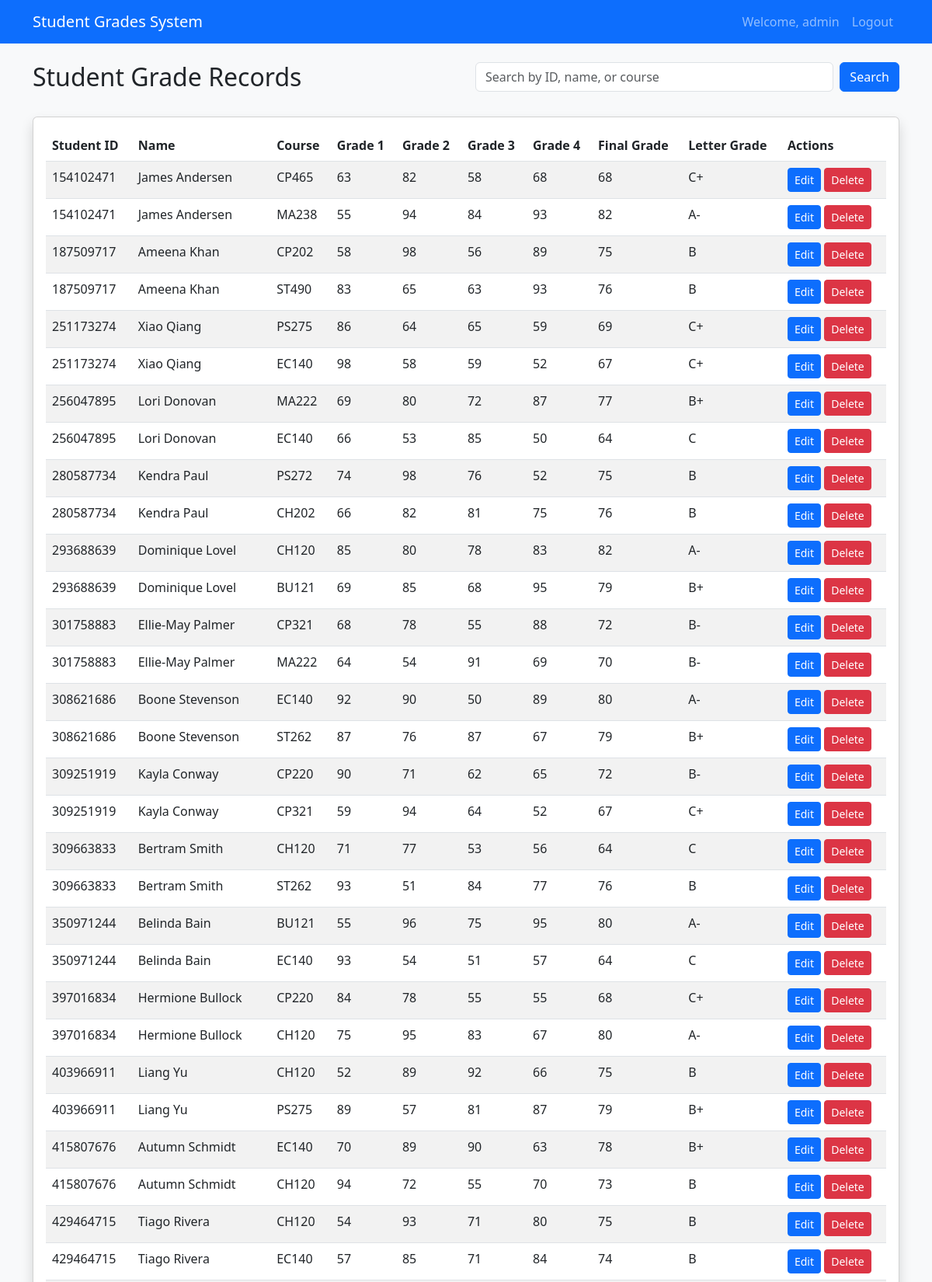
/dashboard.php (signed in, upper part), run on the app's committed database.
### tables this page shows
CREATE TABLE IF NOT EXISTS course_table (
    id INT AUTO_INCREMENT PRIMARY KEY,
    student_id INT NOT NULL,
    course_code VARCHAR(10) NOT NULL,
    grade1 INT NOT NULL,
    grade2 INT NOT NULL,
    grade3 INT NOT NULL,
    grade4 INT NOT NULL,
    FOREIGN KEY (student_id) REFERENCES name_table(student_id)
);

CREATE TABLE IF NOT EXISTS name_table (
    student_id INT PRIMARY KEY,
    student_name VARCHAR(100) NOT NULL
);

### dashboard.php (the view, shortened to what this page needs)
<?php
require_once 'db_connect.php';
function calculateAverageGrade($grade1, $grade2, $grade3, $grade4) {
    return round(($grade1 + $grade2 + $grade3 + $grade4) / 4);
}
function determineLetterGrade($averageGrade) {
    if ($averageGrade >= 90) return 'A+';
    elseif ($averageGrade >= 85) return 'A';
    elseif ($averageGrade >= 80) return 'A-';
    elseif ($averageGrade >= 77) return 'B+';
    elseif ($averageGrade >= 73) return 'B';
    elseif ($averageGrade >= 70) return 'B-';
    elseif ($averageGrade >= 67) return 'C+';
    elseif ($averageGrade >= 63) return 'C';
    elseif ($averageGrade >= 60) return 'C-';
    elseif ($averageGrade >= 57) return 'D+';
    elseif ($averageGrade >= 53) return 'D';
    elseif ($averageGrade >= 50) return 'D-';
    else return 'F';
}
$searchQuery = isset($_GET['search']) ? $_GET['search'] : '';
$query = "SELECT n.student_id, n.student_name, c.id AS course_row_id, c.course_code,
                 c.grade1, c.grade2, c.grade3, c.grade4
          FROM name_table n
          LEFT JOIN course_table c ON n.student_id = c.student_id
          WHERE 1=1";
$query .= " ORDER BY n.student_id ASC";
$stmt = $pdo->prepare($query);
$stmt->execute();
$studentsData = $stmt->fetchAll();
?>
<!DOCTYPE html>
<html lang="en">
<head>
    <link rel="stylesheet" href="https://cdnjs.cloudflare.com/ajax/libs/bootstrap/5.3.0/css/bootstrap.min.css">
</head>
<body class="bg-light">
    <nav class="navbar navbar-expand-lg navbar-dark bg-primary mb-4">
        <div class="container">
            <a class="navbar-brand" href="dashboard.php">Student Grades System</a>
            <div class="collapse navbar-collapse">
                <ul class="navbar-nav ms-auto">
                    <li class="nav-item">
                        <span class="nav-link">Welcome, <?php echo htmlspecialchars($_SESSION['username']); ?></span>
                    </li>
                    <li class="nav-item">
                        <a class="nav-link" href="logout.php">Logout</a>
                    </li>
                </ul>
            </div>
        </div>
    </nav>
    <div class="container">
        <div class="row mb-4">
            <div class="col-md-6">
                <h2>Student Grade Records</h2>
            </div>
            <div class="col-md-6">
                <form action="" method="GET" class="d-flex">
                    <input type="text" name="search" class="form-control me-2" placeholder="Search by ID, name, or course" value="<?php echo htmlspecialchars($searchQuery); ?>">
                    <button type="submit" class="btn btn-primary">Search</button>
                </form>
            </div>
        </div>
        <div class="card shadow">
            <div class="card-body">
                <table class="table table-striped table-hover">
                    <thead>
                        <tr>
                            <th>Student ID</th>
                            <th>Name</th>
                            <th>Course</th>
                            <th>Grade 1</th>
                            <th>Grade 2</th>
                            <th>Grade 3</th>
                            <th>Grade 4</th>
                            <th>Final Grade</th>
                            <th>Letter Grade</th>
                            <th>Actions</th>
                        </tr>
                    </thead>
                    <tbody>
                        <?php
                        foreach ($studentsData as $student):
                            $finalGrade = calculateAverageGrade($student['grade1'], $student['grade2'], $student['grade3'], $student['grade4']);
                            $letterGrade = determineLetterGrade($finalGrade);
                        ?>
                        <tr>
                            <td><?php echo htmlspecialchars($student['student_id']); ?></td>
                            <td><?php echo htmlspecialchars($student['student_name']); ?></td>
                            <td><?php echo htmlspecialchars($student['course_code']); ?></td>
                            <td><?php echo htmlspecialchars($student['grade1']); ?></td>
                            <td><?php echo htmlspecialchars($student['grade2']); ?></td>
                            <td><?php echo htmlspecialchars($student['grade3']); ?></td>
                            <td><?php echo htmlspecialchars($student['grade4']); ?></td>
                            <td><?php echo $finalGrade; ?></td>
                            <td><?php echo $letterGrade; ?></td>
                            <td>
                                <a href="edit_grade.php?id=<?php echo $student['course_row_id']; ?>" class="btn btn-sm btn-primary">Edit</a>
                                <button type="button" class="btn btn-sm btn-danger"
                                        onclick="confirmDeletion(<?php echo $student['course_row_id']; ?>)">Delete</button>
                            </td>
                        </tr>
                        <?php endforeach; ?>
                    </tbody>
                </table>
            </div>
        </div>
    </div>
</body>
</html>

### data on the page
course_table: student.student_id "154102471", student.student_name "James Andersen", course_code "CP465", grade1 "63", grade2 "82", grade3 "58", grade4 "68", letterGrade "C+"
course_table: student.student_id "154102471", student.student_name "James Andersen", course_code "MA238", grade1 "55", grade2 "94", grade3 "84", grade4 "93", finalGrade "82", letterGrade "A-"
course_table: student.student_id "187509717", student.student_name "Ameena Khan", course_code "CP202", grade1 "58", grade2 "98", grade3 "56", grade4 "89", finalGrade "75", letterGrade "B"
course_table: student.student_id "187509717", student.student_name "Ameena Khan", course_code "ST490", grade1 "83", grade2 "65", grade3 "63", grade4 "93", finalGrade "76", letterGrade "B"
course_table: student.student_id "251173274", student.student_name "Xiao Qiang", course_code "PS275", grade1 "86", grade2 "64", grade3 "65", grade4 "59", finalGrade "69", letterGrade "C+"
course_table: student.student_id "251173274", student.student_name "Xiao Qiang", course_code "EC140", grade1 "98", grade2 "58", grade3 "59", grade4 "52", finalGrade "67", letterGrade "C+"
course_table: student.student_id "256047895", student.student_name "Lori Donovan", course_code "MA222", grade1 "69", grade2 "80", grade3 "72", grade4 "87", finalGrade "77", letterGrade "B+"
course_table: student.student_id "256047895", student.student_name "Lori Donovan", course_code "EC140", grade1 "66", grade2 "53", grade3 "85", grade4 "50", finalGrade "64", letterGrade "C"
course_table: student.student_id "280587734", student.student_name "Kendra Paul", course_code "PS272", grade1 "74", grade2 "98", grade3 "76", grade4 "52", finalGrade "75", letterGrade "B"
course_table: student.student_id "280587734", student.student_name "Kendra Paul", course_code "CH202", grade1 "66", grade2 "82", grade3 "81", grade4 "75", finalGrade "76", letterGrade "B"
course_table: student.student_id "293688639", student.student_name "Dominique Lovel", course_code "CH120", grade1 "85", grade2 "80", grade3 "78", grade4 "83", finalGrade "82", letterGrade "A-"
course_table: student.student_id "293688639", student.student_name "Dominique Lovel", course_code "BU121", grade1 "69", grade2 "85", grade3 "68", grade4 "95", finalGrade "79", letterGrade "B+"
course_table: student.student_id "301758883", student.student_name "Ellie-May Palmer", course_code "CP321", grade1 "68", grade2 "78", grade3 "55", grade4 "88", finalGrade "72", letterGrade "B-"
course_table: student.student_id "301758883", student.student_name "Ellie-May Palmer", course_code "MA222", grade1 "64", grade2 "54", grade3 "91", grade4 "69", finalGrade "70", letterGrade "B-"
course_table: student.student_id "308621686", student.student_name "Boone Stevenson", course_code "EC140", grade1 "92", grade2 "90", grade3 "50", grade4 "89", finalGrade "80", letterGrade "A-"
course_table: student.student_id "308621686", student.student_name "Boone Stevenson", course_code "ST262", grade1 "87", grade2 "76", grade3 "87", grade4 "67", finalGrade "79", letterGrade "B+"
course_table: student.student_id "309251919", student.student_name "Kayla Conway", course_code "CP220", grade1 "90", grade2 "71", grade3 "62", grade4 "65", finalGrade "72", letterGrade "B-"
course_table: student.student_id "309251919", student.student_name "Kayla Conway", course_code "CP321", grade1 "59", grade2 "94", grade3 "64", grade4 "52", finalGrade "67", letterGrade "C+"
course_table: student.student_id "309663833", student.student_name "Bertram Smith", course_code "CH120", grade1 "71", grade2 "77", grade3 "53", grade4 "56", finalGrade "64", letterGrade "C"
course_table: student.student_id "309663833", student.student_name "Bertram Smith", course_code "ST262", grade1 "93", grade2 "51", grade3 "84", grade4 "77", finalGrade "76", letterGrade "B"
course_table: student.student_id "350971244", student.student_name "Belinda Bain", course_code "BU121", grade1 "55", grade2 "96", grade3 "75", grade4 "95", finalGrade "80", letterGrade "A-"
course_table: student.student_id "350971244", student.student_name "Belinda Bain", course_code "EC140", grade1 "93", grade2 "54", grade3 "51", grade4 "57", finalGrade "64", letterGrade "C"
course_table: student.student_id "397016834", student.student_name "Hermione Bullock", course_code "CP220", grade1 "84", grade2 "78", grade3 "55", grade4 "55", finalGrade "68", letterGrade "C+"
course_table: student.student_id "397016834", student.student_name "Hermione Bullock", course_code "CH120", grade1 "75", grade2 "95", grade3 "83", grade4 "67", finalGrade "80", letterGrade "A-"
course_table: student.student_id "403966911", student.student_name "Liang Yu", course_code "CH120", grade1 "52", grade2 "89", grade3 "92", grade4 "66", finalGrade "75", letterGrade "B"
course_table: student.student_id "403966911", student.student_name "Liang Yu", course_code "PS275", grade1 "89", grade2 "57", grade3 "81", grade4 "87", finalGrade "79", letterGrade "B+"
course_table: student.student_id "415807676", student.student_name "Autumn Schmidt", course_code "EC140", grade1 "70", grade2 "89", grade3 "90", grade4 "63", finalGrade "78", letterGrade "B+"
course_table: student.student_id "415807676", student.student_name "Autumn Schmidt", course_code "CH120", grade1 "94", grade2 "72", grade3 "55", grade4 "70", finalGrade "73", letterGrade "B"
course_table: student.student_id "429464715", student.student_name "Tiago Rivera", course_code "CH120", grade1 "54", grade2 "93", grade3 "71", grade4 "80", finalGrade "75", letterGrade "B"
course_table: student.student_id "429464715", student.student_name "Tiago Rivera", course_code "EC140", grade1 "57", grade2 "85", grade3 "71", grade4 "84", finalGrade "74", letterGrade "B"

### other printed values
$_SESSION['username'] "admin"
